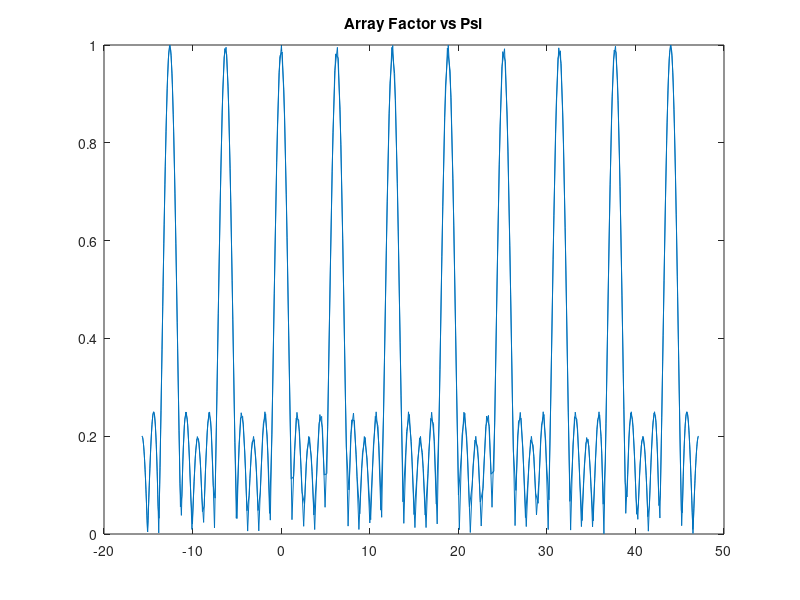

The MATLAB script that drew this image: (Note: this script raises an error after producing the figure.)
%% Prepreparations

clear
close all
clc 


%% Initial Parameters

% Wavelength
f=3e8;
c=3e8;
lambda=c/f;

beta = (2 * pi) / lambda;
theta = 0 : 0.01 : (2 * pi);
phi = 0 : 0.01 : (2 * pi);
gamma = 0 : 0.01 : (2 * pi);

% Array Spacing
d = input('Enter the Array Spacing w.r.t Lambda: ');
d = d * lambda;

% Number of Elements
n = input('Enter the Number of Elements: ');

% Progressive Phase Shift
alpha = input('Enter the Progressive Phase Shift w.r.t pi: ');
alpha = alpha * pi;

% Defining psi
psi = alpha + (beta * d * cos(gamma));

%% Normalized Array Factor (AF_n)

AF_n = sin(n * psi / 2) ./ (n * sin(psi / 2));


%% Plotting AF_n vs psi

figure(1)
plot(psi , abs(AF_n));
title('Array Factor vs Psi');


%% Plotting 2D Radiation Pattern

figure(2)
polarplot(gamma , abs(AF_n))
title('Uniform Linear Array - 2D');


%% Plotting 3D Radiation Pattern

[THETA PHI] = meshgrid(theta , phi);
psi = alpha + (beta * d * cos(THETA));
AF_n = sin(n * psi / 2) ./ (n * sin(psi / 2));

X = AF_n .* sin(THETA) .* cos(PHI);
Y = AF_n .* sin(THETA) .* sin(PHI);
Z = AF_n .* cos(THETA);

figure(3)
mesh(X,Y,Z)
title('Uniform Linear Array - 3D');
